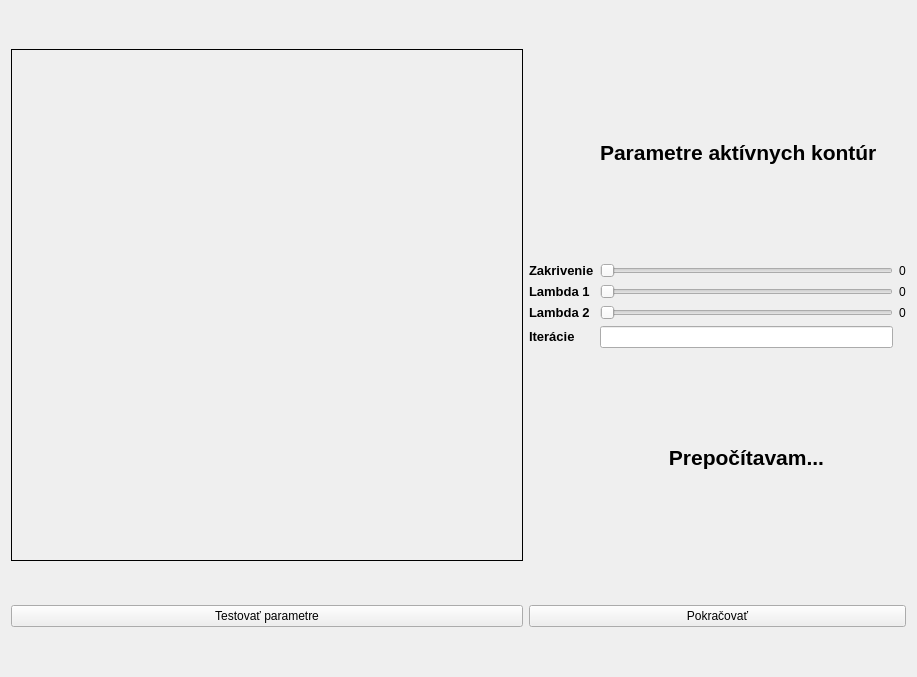
<?xml version="1.0" encoding="UTF-8"?>
<ui version="4.0">
 <class>Form</class>
 <widget class="QWidget" name="Form">
  <property name="geometry">
   <rect>
    <x>0</x>
    <y>0</y>
    <width>917</width>
    <height>677</height>
   </rect>
  </property>
  <property name="windowTitle">
   <string>Kalibrácia</string>
  </property>
  <layout class="QGridLayout" name="gridLayout_2">
   <item row="0" column="0">
    <widget class="QLabel" name="picture_label">
     <property name="minimumSize">
      <size>
       <width>512</width>
       <height>512</height>
      </size>
     </property>
     <property name="maximumSize">
      <size>
       <width>512</width>
       <height>512</height>
      </size>
     </property>
     <property name="frameShape">
      <enum>QFrame::Box</enum>
     </property>
     <property name="text">
      <string/>
     </property>
    </widget>
   </item>
   <item row="0" column="1">
    <layout class="QGridLayout" name="gridLayout">
     <item row="0" column="1">
      <widget class="QLabel" name="label">
       <property name="text">
        <string>&lt;html&gt;&lt;head/&gt;&lt;body&gt;&lt;p&gt;&lt;span style=&quot; font-size:16pt; font-weight:600;&quot;&gt;Parametre aktívnych kontúr&lt;/span&gt;&lt;/p&gt;&lt;/body&gt;&lt;/html&gt;</string>
       </property>
      </widget>
     </item>
     <item row="1" column="0">
      <widget class="QLabel" name="smoothing_label">
       <property name="text">
        <string>&lt;html&gt;&lt;head/&gt;&lt;body&gt;&lt;p&gt;&lt;span style=&quot; font-size:10pt; font-weight:600;&quot;&gt;Zakrivenie&lt;/span&gt;&lt;/p&gt;&lt;/body&gt;&lt;/html&gt;</string>
       </property>
      </widget>
     </item>
     <item row="2" column="0">
      <widget class="QLabel" name="lambda1_label">
       <property name="text">
        <string>&lt;html&gt;&lt;head/&gt;&lt;body&gt;&lt;p&gt;&lt;span style=&quot; font-size:10pt; font-weight:600;&quot;&gt;Lambda 1&lt;/span&gt;&lt;/p&gt;&lt;/body&gt;&lt;/html&gt;</string>
       </property>
      </widget>
     </item>
     <item row="3" column="0">
      <widget class="QLabel" name="lambda2_label">
       <property name="text">
        <string>&lt;html&gt;&lt;head/&gt;&lt;body&gt;&lt;p&gt;&lt;span style=&quot; font-size:10pt; font-weight:600;&quot;&gt;Lambda 2&lt;/span&gt;&lt;/p&gt;&lt;/body&gt;&lt;/html&gt;</string>
       </property>
      </widget>
     </item>
     <item row="5" column="1">
      <widget class="QLabel" name="redraw_label">
       <property name="text">
        <string>&lt;html&gt;&lt;head/&gt;&lt;body&gt;&lt;p align=&quot;center&quot;&gt;&lt;span style=&quot; font-size:16pt; font-weight:600;&quot;&gt;Prepočítavam...&lt;/span&gt;&lt;/p&gt;&lt;/body&gt;&lt;/html&gt;</string>
       </property>
      </widget>
     </item>
     <item row="4" column="1">
      <widget class="QLineEdit" name="iterations_edit"/>
     </item>
     <item row="3" column="1">
      <widget class="QSlider" name="lambda2_slider">
       <property name="orientation">
        <enum>Qt::Horizontal</enum>
       </property>
      </widget>
     </item>
     <item row="2" column="1">
      <widget class="QSlider" name="lambda1_slider">
       <property name="orientation">
        <enum>Qt::Horizontal</enum>
       </property>
      </widget>
     </item>
     <item row="1" column="1">
      <widget class="QSlider" name="smoothing_slider">
       <property name="orientation">
        <enum>Qt::Horizontal</enum>
       </property>
      </widget>
     </item>
     <item row="1" column="2">
      <widget class="QLabel" name="smoothing_val">
       <property name="text">
        <string>0</string>
       </property>
      </widget>
     </item>
     <item row="2" column="2">
      <widget class="QLabel" name="lambda1_val">
       <property name="text">
        <string>0</string>
       </property>
      </widget>
     </item>
     <item row="3" column="2">
      <widget class="QLabel" name="lambda2_val">
       <property name="text">
        <string>0</string>
       </property>
      </widget>
     </item>
     <item row="4" column="0">
      <widget class="QLabel" name="iterations_label">
       <property name="text">
        <string>&lt;html&gt;&lt;head/&gt;&lt;body&gt;&lt;p&gt;&lt;span style=&quot; font-size:10pt; font-weight:600;&quot;&gt;Iterácie&lt;/span&gt;&lt;/p&gt;&lt;/body&gt;&lt;/html&gt;</string>
       </property>
      </widget>
     </item>
    </layout>
   </item>
   <item row="1" column="0">
    <widget class="QPushButton" name="apply_btn">
     <property name="text">
      <string>Testovať parametre</string>
     </property>
    </widget>
   </item>
   <item row="1" column="1">
    <widget class="QPushButton" name="continue_btn">
     <property name="text">
      <string>Pokračovať</string>
     </property>
    </widget>
   </item>
  </layout>
 </widget>
 <resources/>
 <connections>
  <connection>
   <sender>smoothing_slider</sender>
   <signal>valueChanged(int)</signal>
   <receiver>smoothing_val</receiver>
   <slot>setNum(int)</slot>
   <hints>
    <hint type="sourcelabel">
     <x>661</x>
     <y>252</y>
    </hint>
    <hint type="destinationlabel">
     <x>906</x>
     <y>254</y>
    </hint>
   </hints>
  </connection>
  <connection>
   <sender>lambda1_slider</sender>
   <signal>valueChanged(int)</signal>
   <receiver>lambda1_val</receiver>
   <slot>setNum(int)</slot>
   <hints>
    <hint type="sourcelabel">
     <x>706</x>
     <y>280</y>
    </hint>
    <hint type="destinationlabel">
     <x>904</x>
     <y>280</y>
    </hint>
   </hints>
  </connection>
  <connection>
   <sender>lambda2_slider</sender>
   <signal>valueChanged(int)</signal>
   <receiver>lambda2_val</receiver>
   <slot>setNum(int)</slot>
   <hints>
    <hint type="sourcelabel">
     <x>617</x>
     <y>310</y>
    </hint>
    <hint type="destinationlabel">
     <x>906</x>
     <y>310</y>
    </hint>
   </hints>
  </connection>
 </connections>
</ui>
